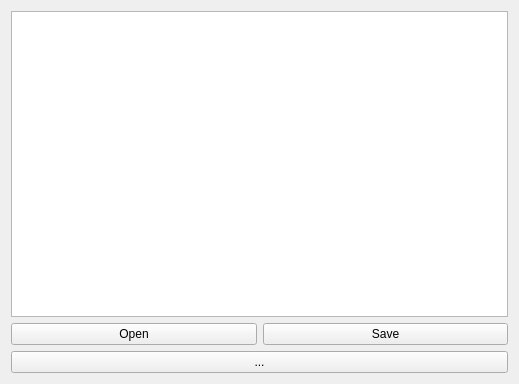
<?xml version="1.0" encoding="UTF-8"?>
<ui version="4.0">
 <class>MainWindow</class>
 <widget class="QMainWindow" name="MainWindow">
  <property name="geometry">
   <rect>
    <x>0</x>
    <y>0</y>
    <width>519</width>
    <height>384</height>
   </rect>
  </property>
  <property name="windowTitle">
   <string>MainWindow</string>
  </property>
  <widget class="QWidget" name="centralWidget">
   <layout class="QHBoxLayout" name="horizontalLayout_2">
    <item>
     <layout class="QVBoxLayout" name="verticalLayout">
      <item>
       <widget class="QTextEdit" name="teText">
        <property name="enabled">
         <bool>true</bool>
        </property>
        <property name="html">
         <string>&lt;!DOCTYPE HTML PUBLIC &quot;-//W3C//DTD HTML 4.0//EN&quot; &quot;http://www.w3.org/TR/REC-html40/strict.dtd&quot;&gt;
&lt;html&gt;&lt;head&gt;&lt;meta name=&quot;qrichtext&quot; content=&quot;1&quot; /&gt;&lt;style type=&quot;text/css&quot;&gt;
p, li { white-space: pre-wrap; }
&lt;/style&gt;&lt;/head&gt;&lt;body style=&quot; font-family:'Ubuntu'; font-size:11pt; font-weight:400; font-style:normal;&quot;&gt;
&lt;p style=&quot;-qt-paragraph-type:empty; margin-top:0px; margin-bottom:0px; margin-left:0px; margin-right:0px; -qt-block-indent:0; text-indent:0px;&quot;&gt;&lt;br /&gt;&lt;/p&gt;&lt;/body&gt;&lt;/html&gt;</string>
        </property>
        <property name="placeholderText">
         <string/>
        </property>
       </widget>
      </item>
      <item>
       <layout class="QHBoxLayout" name="horizontalLayout">
        <item>
         <widget class="QPushButton" name="pbOpen">
          <property name="text">
           <string>Open</string>
          </property>
         </widget>
        </item>
        <item>
         <widget class="QPushButton" name="pbSave">
          <property name="text">
           <string>Save</string>
          </property>
         </widget>
        </item>
       </layout>
      </item>
      <item>
       <widget class="QPushButton" name="pbToggle">
        <property name="text">
         <string>...</string>
        </property>
       </widget>
      </item>
     </layout>
    </item>
   </layout>
  </widget>
 </widget>
 <layoutdefault spacing="6" margin="11"/>
 <resources/>
 <connections/>
</ui>
